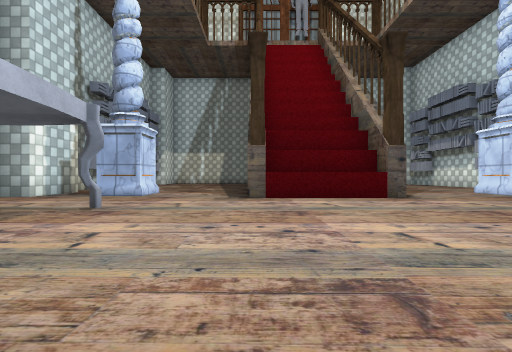
View 1 (above)

14 first-person views from a walk through a 3-D level made in the Unity game engine. The camera is 0.23 m above the floor, looks level and sees 85° across. The floor is counted in squares, 0.5 m on a side. Each view is taken from the middle of a square. On the plan, view 1 faces up. The plan holds only what a view shows up to about 9 squares ahead; the rest is blank. The place goes on beyond the plan. Some surface patterns are stand-ins.

View 2
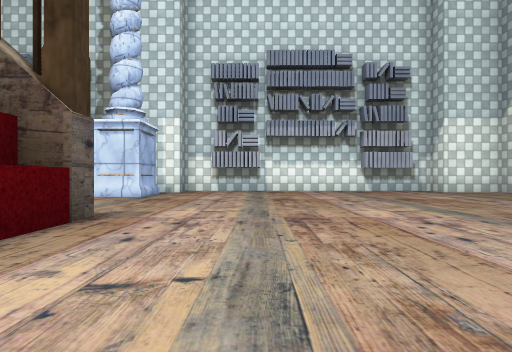

View 3
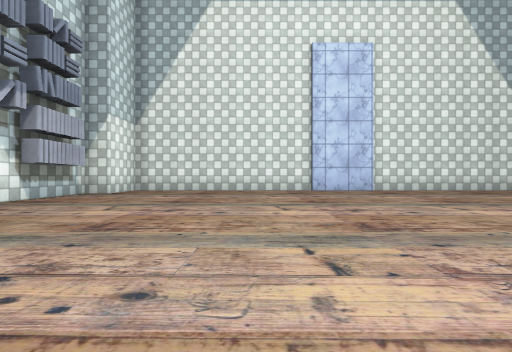

View 4
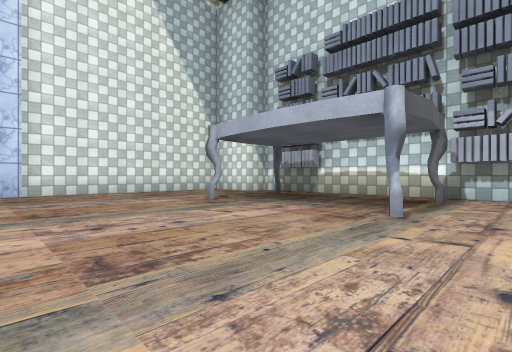

View 5
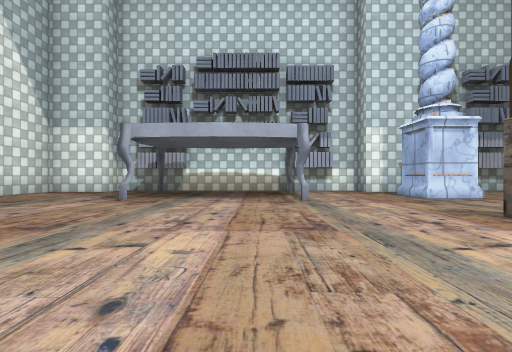

View 6
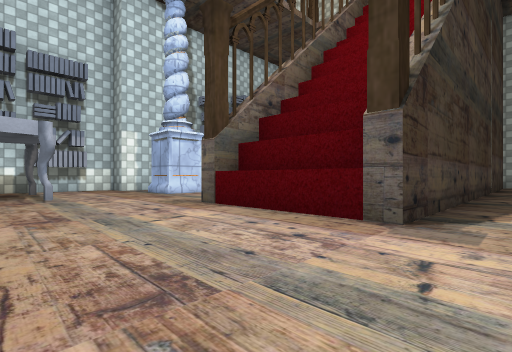

View 7
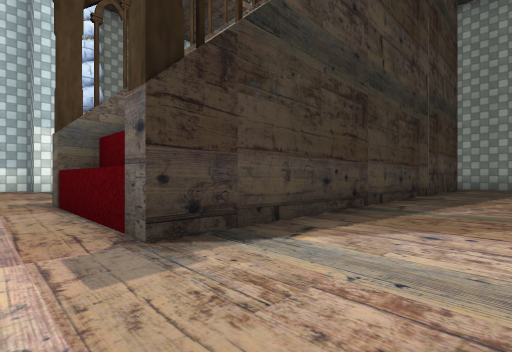

View 8
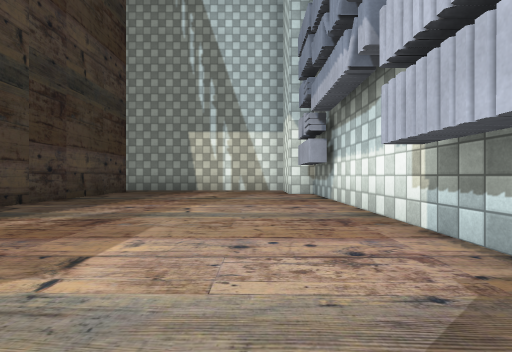

View 9
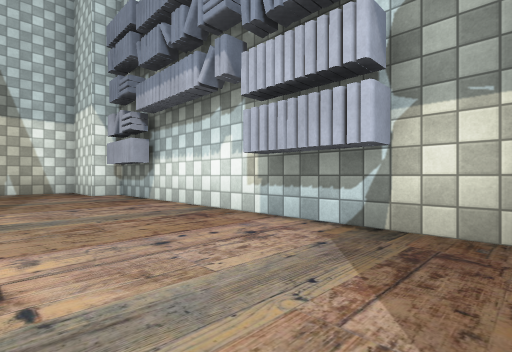

View 10
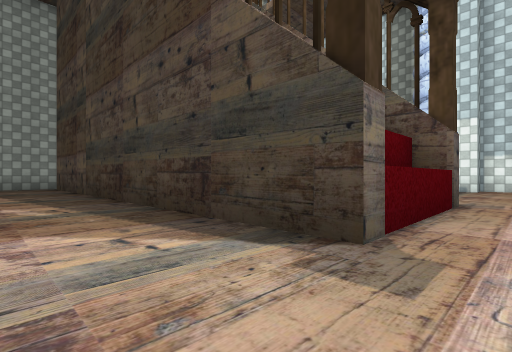

View 11
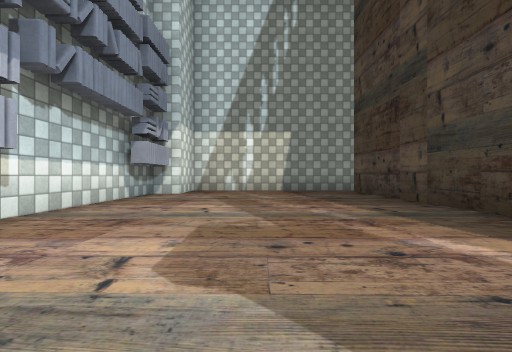

View 12
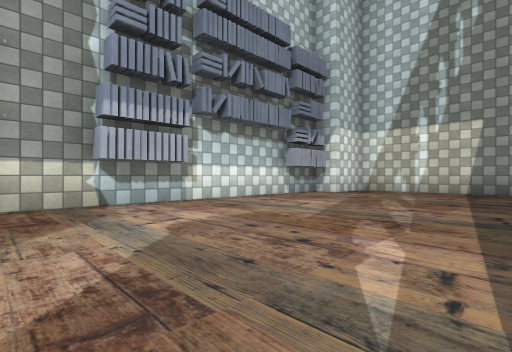

View 13
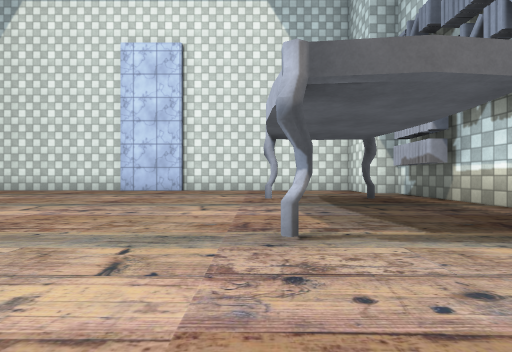

View 14
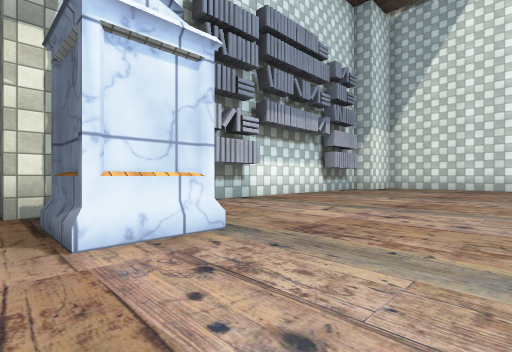

### Floor plan
Points are (right, up) in squares from view 1. A wall is a line through its corners. A room is listed if a view was taken in it or the views show most of it. See-through windows are left out.
Room 1 (views 1, 2, 3, 4, 5, 6, 7, 10, 13)
walls: (3.1, 5.8) (-0.2, 5.8) (-0.2, 7.5); (2.8, 6.3) (0.2, 6.3); (2.1, -2.9) (7.8, -2.9) (7.8, -1.3) (8.5, -1.3) (8.5, 6.1) (7.8, 6.1); (0.2, -2.7) (2.2, -2.7); (7, 6.5) (6, 6.5); (-2.7, 7.6) (-2.7, 6.5) (-3.8, 6.5); (-5, 7.9) (-5, 6.1) (-5.7, 6.1) (-5.7, -1.3) (-5, -1.3) (-5, -2.9) (0.4, -2.9)
low walls: (-2.7, 6.3) (-3.8, 6.3); (7.1, 6.3) (6, 6.3)
ways out: opening at (4.5, 7) to room 2; opening at (-1.5, 7) to room 3; gap at (-4, 7) to room 3
Room 2 (views 8, 9, 14)
walls: (8.5, 8) (8.5, 15.1) (7.8, 15.1) (7.8, 16.8) (2.9, 16.8); (3.2, 16.2) (3.1, 5.8); (6, 6.5) (6, 7.5) (7.1, 7.5); (7.8, 6.1) (7.8, 7.9)
ways out: opening at (4.5, 7) to room 1; gap at (3, 16)
Room 3 (views 11, 12)
walls: (-0.2, 7.5) (-0.1, 16.2); (0.1, 16.8) (-5, 16.8) (-5, 15.1) (-5.7, 15.1) (-5.7, 8.1)
ways out: opening at (-1.5, 7) to room 1; gap at (-4, 7) to room 1; gap at (0, 16)

Positions as (right, up) in squares from view 1, and headings:
1: (0, 0), facing up
2: (0, 4), facing right
3: (4, 6), facing down
4: (1, 5), facing down-left
5: (3, 3), facing left
6: (4, 3), facing up-left
7: (5, 5), facing up-left
8: (7, 8), facing up
9: (6, 8), facing up-right
10: (-2, 5), facing up-right
11: (-3, 8), facing up
12: (-1, 8), facing up-left
13: (-2, 6), facing down
14: (4, 8), facing down-right
